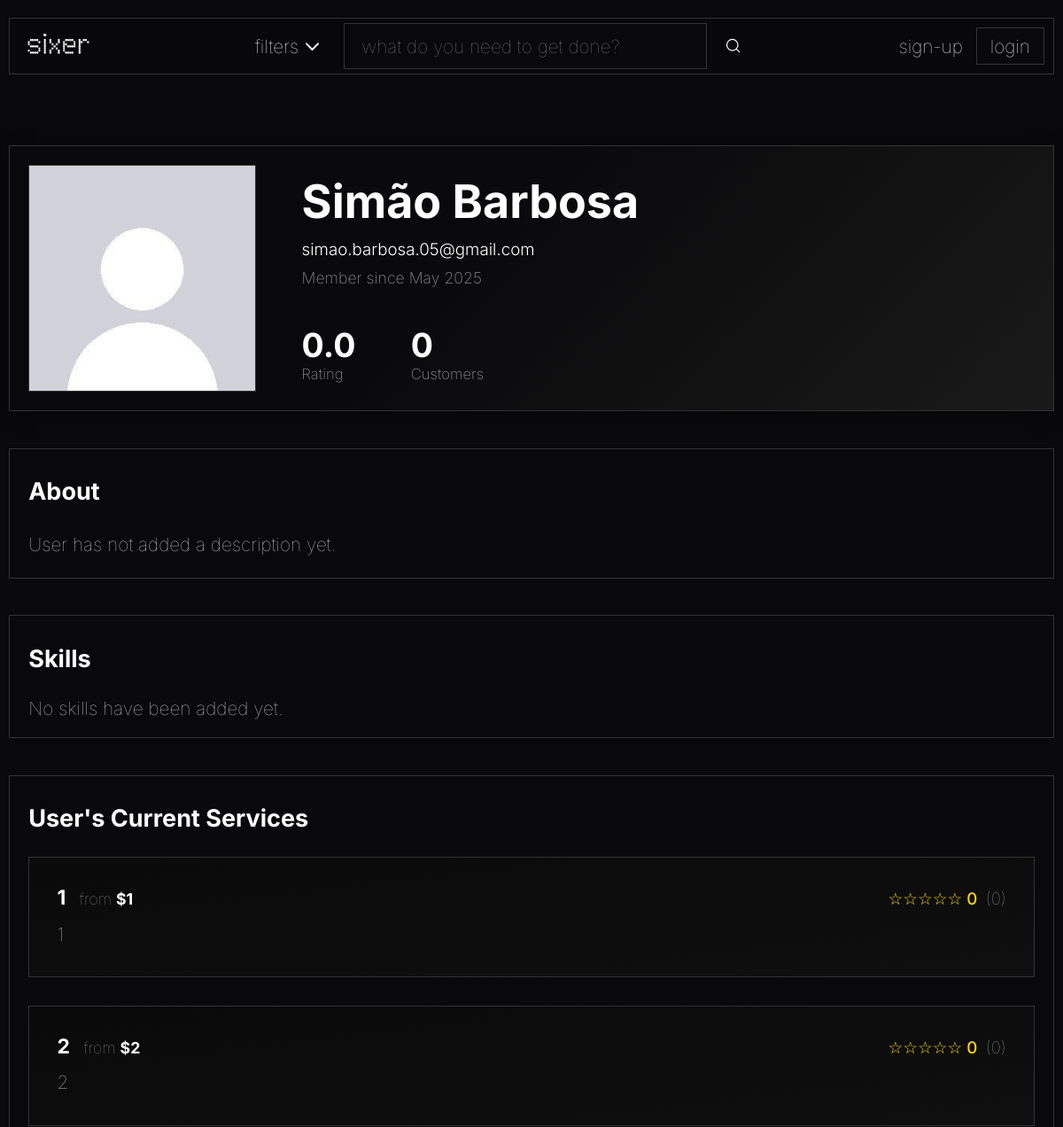
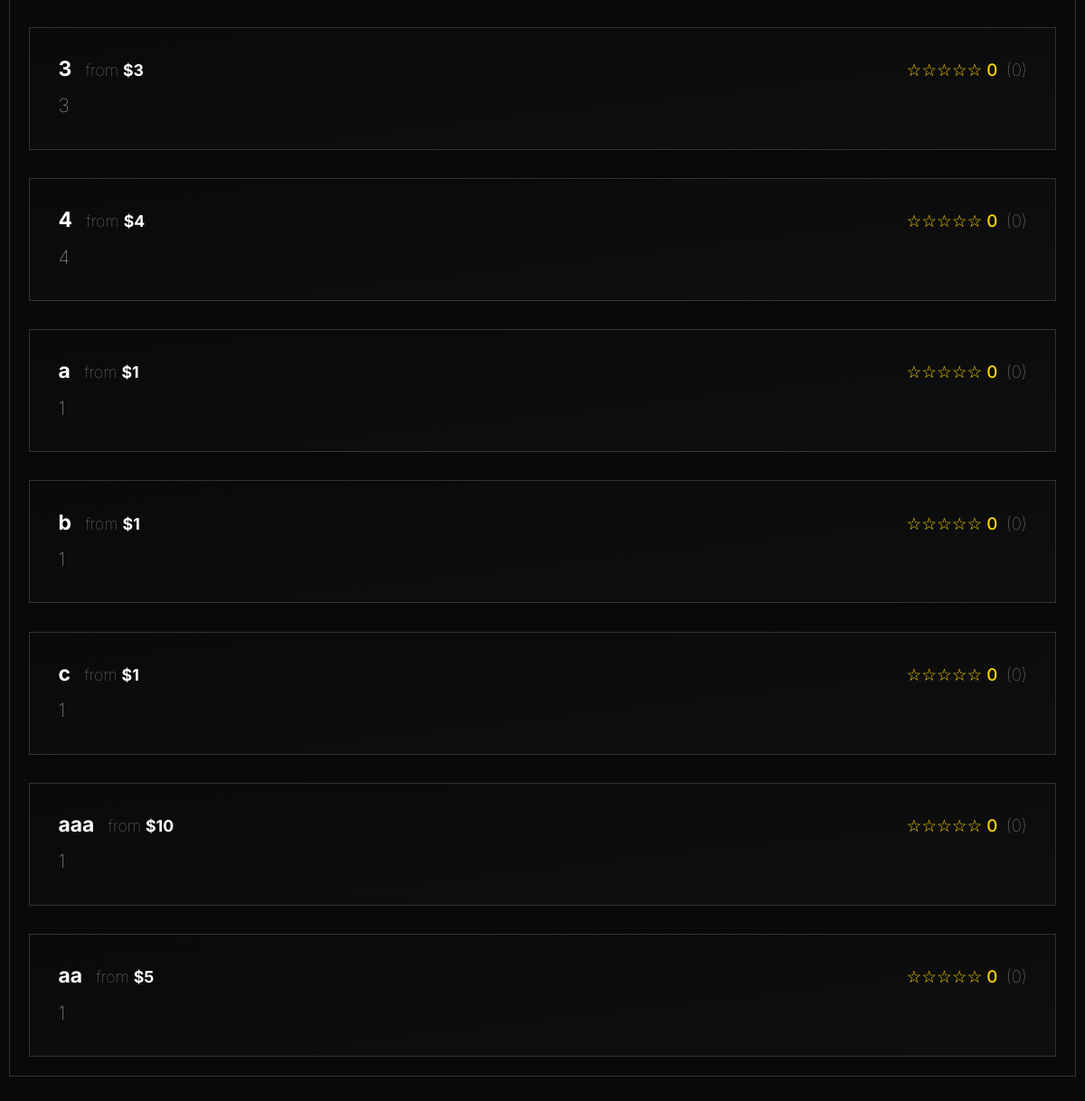
Page /pages/profile.php?id=1 on the committed database (2 pictures, top to bottom).
### tables this page shows
CREATE TABLE user_registry
(
    user_id INTEGER PRIMARY KEY AUTOINCREMENT,
    password_hash TEXT NOT NULL,
    access_level TEXT DEFAULT "client" NOT NULL,

    user_picture BLOB DEFAULT NULL,

    full_name TEXT,
    email TEXT UNIQUE NOT NULL,
    join_date DATETIME NOT NULL,

    aboutme TEXT DEFAULT NULL
);

CREATE TABLE services_list
(
    service_id INTEGER PRIMARY KEY AUTOINCREMENT,
    freelancer_id INTEGER NOT NULL,

    service_title TEXT NOT NULL,
    service_price REAL NOT NULL,
    service_info TEXT NOT NULL,
    service_eta INTEGER NOT NULL,
    service_category TEXT NOT NULL,

    service_delisted BOOLEAN DEFAULT FALSE NOT NULL,

    service_picture BLOB DEFAULT NULL,

    FOREIGN KEY(freelancer_id) REFERENCES user_registry(user_id),
    FOREIGN KEY(service_category) REFERENCES categories(category_name)
);

### utils/session.php (called while the page is built, shortened)
<?php
class Session {
    private static ?Session $instance = null;
    public static function getInstance(): Session {
        if (self::$instance === null) {
            self::$instance = new Session();
        }
        return self::$instance;
    }
    public function isLoggedIn() {
        return isset($_SESSION["user"]) && $_SESSION["user"] !== null;
    }
}
?>

### database/user_class.php (called while the page is built, shortened)
<?php
class User {
    public static function getTotalCompletedServices(int $user_id): int {
        $db = Database::getInstance();
        $stmt = $db->prepare('SELECT service_id FROM services_list WHERE freelancer_id = ?');
        $stmt->execute([$user_id]);
        $services = $stmt->fetchAll(PDO::FETCH_COLUMN);
        $total = 0;
        foreach ($services as $service_id) {
            require_once(__DIR__ . '/service_class.php');
            $total += Service::getTotalCustomers($service_id);
        }
        return $total;
    }
    public static function getAverageRating(int $user_id): float {
        $db = Database::getInstance();
        $stmt = $db->prepare('SELECT service_id FROM services_list WHERE freelancer_id = ?');
        $stmt->execute([$user_id]);
        $services = $stmt->fetchAll(PDO::FETCH_COLUMN);
        $total_rating = 0.0;
        $total_reviews = 0;
        foreach ($services as $service_id) {
            require_once(__DIR__ . '/service_class.php');
            $rating_info = Service::getServiceRatingInfo($service_id);
            $total_rating += $rating_info['avg'] * $rating_info['count'];
            $total_reviews += $rating_info['count'];
        }
        if ($total_reviews > 0) {
            return round($total_rating / $total_reviews, 1);
        } else {
            return 0.0;
        }
    }
}

### database/service_class.php (called while the page is built, shortened)
<?php
class Service {
    public function __construct(
        int $id,
        int $freelancer_id,
        string $title,
        float $price,
        string $info,
        int $eta,
        string $category,
        bool $delisted = false,
        $picture = null
    ) {
        $this->id = $id;
        $this->title = $title;
        $this->price = $price;
        $this->info = $info;
    }
    public static function get_by_freelancer($freelancer_id) {
        $db = Database::getInstance();
        $stmt = $db->prepare('SELECT * FROM services_list WHERE freelancer_id = ?');
        $stmt->execute([$freelancer_id]);
        $services = $stmt->fetchAll();
        return array_map(function($service) {
            return new Service(
                $service['service_id'],
                $service['freelancer_id'],
                $service['service_title'],
                $service['service_price'],
                $service['service_info'],
                (int)$service['service_eta'],
                $service['service_category'],
                (bool)$service['service_delisted'],
                $service['service_picture'] ?? null
            );
        }, $services);
    }
    public static function getServiceRatingInfo(int $service_id): array {
        $db = Database::getInstance();
        $stmt = $db->prepare('SELECT AVG(review_rating) as avg_rating, COUNT(review_rating) as num_reviews FROM purchases WHERE service_id = ? AND review_rating IS NOT NULL');
        $stmt->execute([$service_id]);
        $row = $stmt->fetch();
        $count = $row ? (int)$row['num_reviews'] : 0;
        $avg = ($row && $row['avg_rating'] !== null && $count > 0) ? round((float)$row['avg_rating'], 1) : 0.0;
        return ['avg' => $avg, 'count' => $count];
    }
    public static function getTotalCustomers(int $service_id): int {
        $db = Database::getInstance();
        $stmt = $db->prepare('SELECT COUNT(*) FROM purchases WHERE service_id = ?');
        $stmt->execute([$service_id]);
        return (int)$stmt->fetchColumn();
    }
    public static function getStars(float $rating): string {
        $stars = '';
        for ($i = 1; $i <= 5; $i++) {
            if ($rating >= $i) {
                $stars .= '★';
            } else {
                $stars .= '☆';
            }
        }
        return $stars;
    }
}

### templates/profile_service_card.php (the view)
<?php
function drawProfileService($service) {
    ?>
    <a href="../pages/service.php?id=<?= urlencode($service->id) ?>" style="text-decoration:none; color:inherit;">
    <div class="work-item">
        <div class="work-header">
            <div class="work-title-group">
                <h3><?= htmlspecialchars($service->title) ?></h3>
                <span class="work-date">from <span style="color:white; font-weight:bold;">$<?= number_format($service->price, 0) ?></span></span>
            </div>
            <div class="work-rating">
                <?php
                  $rating_info = Service::getServiceRatingInfo($service->id);
                  echo Service::getStars((float)$rating_info['avg']) . ' ' . htmlspecialchars($rating_info['avg']);
                ?>
                <span style="font-weight: 100; color: #999">(<?= $rating_info['count'] ?>)</span>
            </div>
        </div>
        <p class="work-description">
            <?= nl2br(htmlspecialchars($service->info)) ?>
        </p>
    </div>
    </a>
    <?php
}

### pages/profile.php (shortened to what this page needs)
<?php
$is_own_profile = false;
if (!empty($_GET['id'])) {
    $profile_user_id = intval($_GET['id']);
}
require_once '../templates/common.php';
require_once '../database/user_class.php';
require_once '../database/service_class.php';
require_once '../templates/profile_service_card.php';
$db = Database::getInstance();
$stmt = $db->prepare('SELECT * FROM user_registry WHERE user_id = ?');
$stmt->execute([$profile_user_id]);
$user_data = $stmt->fetch();
if (!empty($user_data['user_picture'])) {
    $user_picture = '../action/get_profile_picture.php?id=' . $profile_user_id;
} else {
    $user_picture = '../assets/images/default.jpg';
}
$full_name = $user_data['full_name'] ?? '';
$email = $user_data['email'] ?? '';
$join_date = $user_data['join_date'] ?? '';
if ($session === null) {
    require_once '../utils/session.php';
}
$user_services = Service::get_by_freelancer($profile_user_id);
$stmt = $db->prepare('SELECT skill_name FROM user_skills WHERE user_id = ?');
$stmt->execute([$profile_user_id]);
$user_skills = $stmt->fetchAll(PDO::FETCH_COLUMN);
function hasAnyServices($user_services) {
    return !empty($user_services) && count($user_services) > 0;
}
?>
<!DOCTYPE html>
<html lang="en">
  <head>
    <link rel="stylesheet" href="../css/styles.css" />
    <link rel="stylesheet" href="../css/profile.css" />
  </head>
  <body>
    <?php drawHeader(); ?>
    <main>
      <div class="profile-container">
        <div class="profile-header" style="position: relative;">
          <div class="profile-avatar" style="z-index: 1; position: relative; cursor: pointer;">
            <img id="profile-pic-img" src="<?= htmlspecialchars($user_picture) ?>" alt="<?= htmlspecialchars($full_name) ?>'s Profile Picture" style="object-fit: cover; aspect-ratio: 1/1; width: 100%; height: 100%; border-radius: 0; cursor: pointer;" />
          </div>
          <div class="profile-info">
            <div class="profile-info-top">
              <h1><?= htmlspecialchars($full_name) ?></h1>
              <p class="profile-email"><?= htmlspecialchars($email) ?></p>
              <p class="profile-join-date">Member since <?= $join_date ? date('F Y', strtotime($join_date)) : '' ?></p>
            </div>
            <div class="profile-stats">
              <div class="stat">
                <?php
                  $user_rating = User::getAverageRating($profile_user_id);
                ?>
                <span class="stat-value"><?= $user_rating ? number_format($user_rating, 1) : '0.0' ?></span>
                <span class="stat-label">Rating</span>
              </div>
              <div class="stat">
                <?php
                  $completed_services = User::getTotalCompletedServices($profile_user_id);
                ?>
                <span class="stat-value"><?= $completed_services ?></span>
                <span class="stat-label">Customers</span>
              </div>
            </div>
          </div>
        </div>
        <div class="profile-section about-section" style="position: relative;">
          <h2>About</h2>
          <div id="aboutme-container">
            <p id="aboutme-text" style="margin-bottom:0;">
              <?php
                $aboutme = $user_data['aboutme'] ?? null;
                if (!empty($aboutme) && trim((string)$aboutme) !== '') {
                  echo htmlspecialchars($aboutme);
                } else {
                  echo "User has not added a description yet.";
                }
              ?>
            </p>
          </div>
        </div>
        <div class="profile-section" style="position: relative;">
          <h2>Skills</h2>
          <div id="skills-container" class="skills-container">
            <span id="skills-text">
              <?php
                if (empty($user_skills)) {
                  echo "No skills have been added yet.";
                } else {
                  echo '<div class="skills-list">';
                  foreach ($user_skills as $skill) {
                    echo '<span class="skill-tag">' . htmlspecialchars($skill) . '</span> ';
                  }
                  echo '</div>';
                }
              ?>
            </span>
          </div>
        </div>
          <?php if (hasAnyServices($user_services)): ?>
            <div class="profile-section">
              <h2><?= $is_own_profile ? 'Your Current Services' : "User's Current Services" ?></h2>
              <div class="recent-work">
                <?php
                  foreach ($user_services as $service) {
                    drawProfileService($service);
                  }
                ?>
              </div>
            </div>
          <?php endif; ?>
        </div>
    </main>
  </body>
</html>

### templates/common.php (shortened to what this page needs)
<?php
require_once __DIR__ . '/../utils/session.php';
function drawHeader() {
  $session = Session::getInstance();
  $loggedIn = $session->isLoggedIn();
  $user = $session->getUser();
?>
<header>
  <div>
    <a href="../index.php">
      <img src="../assets/logo-w.png" id="logo" alt="sixer" />
    </a>
  </div>
  <div class="searchbar">
    <a href="#" id="filters-btn">
      <span class="filters-text">filters</span>
      <img class="icon" src="../assets/icons/dropdown.svg" alt="" />
    </a>
    <form action="search.php" method="get">
      <?php $search_value = isset($_GET['q']) ? htmlspecialchars($_GET['q']) : ''; ?>
      <input
        type="text"
        name="q"
        id="main-search"
        placeholder="what do you need to get done?"
        value="<?= $search_value ?>"
      />
      <button type="submit">
        <img class="icon" src="../assets/icons/search.svg" alt="search" />
      </button>
    </form>
  </div>
  <div class="account">
    <?php if (
      $loggedIn && isset($user['user_id'])
    ): ?>
      <a href="profile.php?id=<?= urlencode($user['user_id']) ?>" class="profile-link-with-pic">
        <p style="margin:0;">profile</p>
        <img src="../action/get_profile_picture.php?id=<?= urlencode($user['user_id']) ?>" alt="profile picture" class="header-profile-pic" />
      </a>
      <?php if (isset($user['access_level']) && $user['access_level'] === 'admin'): ?>
      <a href="admin.php" class="simple-button admin-link">
        [admin]
      </a>
      <?php endif; ?>
      <a href="create_service.php" class="simple-button">
        <span class="new-service-plus">+</span>
        <span class="new-service-text"> new service</span>
      </a>
      <a href="../action/logout.php" class="simple-button">sign out</a>
    <?php else: ?>
      <a href="signup.php">sign-up</a>
      <a href="login.php" class="simple-button">login</a>
    <?php endif; ?>
  </div>
</header>
<?php } ?>

### css/styles.css (style rules this page uses)
html, body { margin: 0; padding: 0; height: 100%; box-sizing: border-box; overflow-y: auto; }
*, *::before, *::after { box-sizing: inherit; }
body { font-family: "Inter", Courier, monospace; font-weight: 100; font-size: 1.3em; background-color: #09090b; color: #ffffff; position: relative; min-height: 100vh; overflow-x: hidden; }
body > header { display: flex; justify-content: space-between; align-items: center; padding: 5px; margin: 20px 10px; border: 1px solid #333333; flex-wrap: wrap; gap: 10px; position: relative; overflow: hidden; transition: border-color 0.3s ease, box-shadow 0.3s ease; background: rgba(9, 9, 11, 0.7); backdrop-filter: blur(10px); -webkit-backdrop-filter: blur(10px); }
body > header::before { content: ""; position: absolute; top: 0; left: 0; width: 200%; height: 100%; background: linear-gradient(90deg,transparent,rgba(255,255,255,0.02),rgba(255,255,255,0.05),rgba(255,255,255,0.02),transparent,transparent,rgba(255,255,255,0.02),rgba(255,255,255,0.05),rgba(255,255,255,0.02),transparent); background-size: 200% 100%; opacity: 0; transition: opacity 0.3s ease; z-index: 1; }
#logo, .searchbar, .account { position: relative; z-index: 2; }
#logo { width: 100px; padding: 0px 10px; }
header a { text-decoration: none; color: #ffffff; }
.searchbar { display: flex; align-items: center; gap: 20px; flex: 1; min-width: 200px; max-width: 550px; }
.searchbar > a { display: flex; justify-content: center; align-items: center; }
.searchbar form { display: flex; align-items: center; gap: 20px; flex: 1; }
.searchbar form input { width: 100%; height: 2.5em; padding-left: 12px; border-radius: 0px; background-color: #09090b; border: 1px solid #333333; color: #ffffff; font-family: "Inter", Courier, monospace; font-weight: 100; font-size: 1em; }
.searchbar form input::placeholder { padding-left: 7px; }
.searchbar form button { background: none; border: none; padding: 0; cursor: pointer; display: flex; align-items: center; justify-content: center; }
.searchbar .icon { filter: brightness(0) invert(1); }
.account { display: flex; align-items: center; gap: 15px; padding: 5px; }
.simple-button { height: 2em; display: flex; align-items: center; justify-content: center; padding: 0px 15px; border-radius: 0px; background-color: #09090b; border: 1px solid #333333; color: #ffffff; font-family: "Inter", Courier, monospace; font-weight: 100; font-size: 1em; cursor: pointer; }
.icon { width: 1.5em; height: 1.5em; }
main { text-align: center; margin-top: 10vh; }
main h1 { font-size: 3em; font-weight: bold; margin: 5px; }
main p { margin: 0; font-size: 2em; }

### rows in the picture
user_registry: full_name "Simão Barbosa", email "simao.barbosa.05@gmail.com", join_date "May 2025"
services_list: service_title "1", service_price "1", avg "☆☆☆☆☆", avg "0", count "0", service_info "1"
services_list: service_title "2", service_price "2", avg "☆☆☆☆☆", avg "0", count "0", service_info "2"
services_list: service_title "3", service_price "3", avg "☆☆☆☆☆", avg "0", count "0", service_info "3"
services_list: service_title "4", service_price "4", avg "☆☆☆☆☆", avg "0", count "0", service_info "4"
services_list: service_title "a", service_price "1", avg "☆☆☆☆☆", avg "0", count "0", service_info "1"
services_list: service_title "b", service_price "1", avg "☆☆☆☆☆", avg "0", count "0", service_info "1"
services_list: service_title "c", service_price "1", avg "☆☆☆☆☆", avg "0", count "0", service_info "1"
services_list: service_title "aaa", service_price "10", avg "☆☆☆☆☆", avg "0", count "0", service_info "1"
services_list: service_title "aa", service_price "5", avg "☆☆☆☆☆", avg "0", count "0", service_info "1"

### other values in the picture
$completed_services "0"
